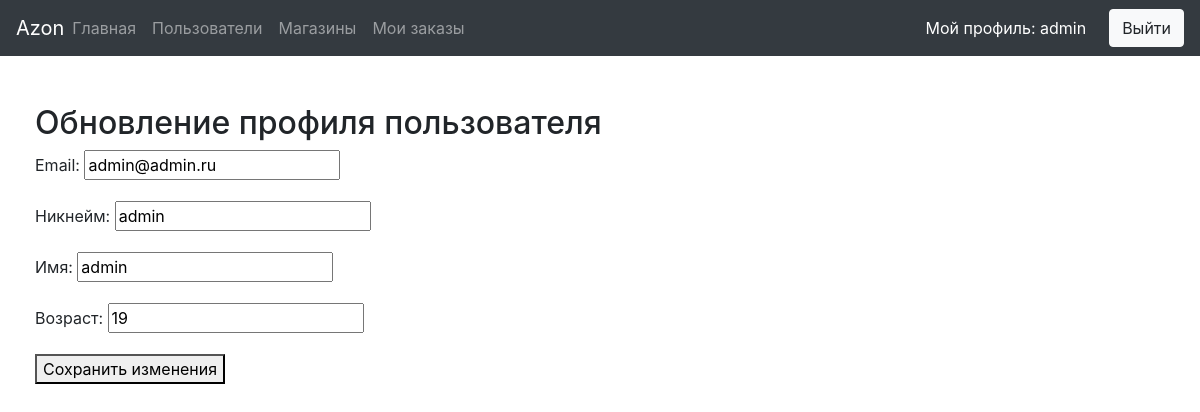
/users/admin/update/ (signed in), run on the app's committed database.
### users/models.py (models this page shows, shortened)
class User(AbstractBaseUser):
    BUYER_TYPES = [
        ('Начинающий', 'Начинающий'),
        ('Опытный покупатель', 'Опытный покупатель')
    ]
    name = models.CharField(max_length=100, blank=False, verbose_name='Имя', null=True)
    username = models.CharField(max_length=256, unique=True, verbose_name='Никнейм')
    email = models.EmailField(max_length=512, unique=True)
    age = models.PositiveIntegerField(blank=False, verbose_name="Возраст")
    activity = models.CharField(
        max_length=100,
        choices=BUYER_TYPES,
        default='Начинающий'
    )
    date_joined = models.DateTimeField(verbose_name='date joined', auto_now_add=True)
    last_login = models.DateTimeField(verbose_name='last login', auto_now=True)
    is_active = models.BooleanField(default=True)
    is_staff = models.BooleanField(default=False)
    is_admin = models.BooleanField(default=False)
    is_superuser = models.BooleanField(default=False)
    objects = MyUserManager()
    USERNAME_FIELD = 'username'
    REQUIRED_FIELDS = ['name', 'email', 'age']

### users/views.py (the view)
# urls.py: path('<str:username>/update/', user_detail_update, name='user_detail_update_url'),
def user_detail_update(request, username):
    context = {}
    try:
        user = User.objects.get(username__iexact=username)
    except User.DoesNotExist:
        return render(request, 'errors/error.html')
    if user.username == request.user.username or request.user.is_superuser:
        if request.POST:
            form = UserUpdateForm(request.POST, instance=user)
            if form.is_valid():
                form.save()
                return redirect('user_detail_update_url', form.clean_username())
        else:
            form = UserUpdateForm(
                initial={
                    "email": user.email,
                    "username": user.username,
                    "name": user.name,
                    "age": user.age
                }
            )
        context['user_updating_form'] = form
        return render(request, 'users/user_update_page.html', context)
    else:
        return render(request, 'errors/permission_error.html')

### users/forms.py (shortened to what this page needs)
class UserUpdateForm(forms.ModelForm):
    class Meta:
        model = User
        fields = ('email', 'username', 'name', 'age')

### users/templates/users/user_update_page.html (shortened to what this page needs)
{% extends 'ecommerce/base.html' %}
{% block content %}
    <h2>Обновление профиля пользователя</h2>
    <form method="POST">{% csrf_token %}
        {% for field in user_updating_form %}
            <p>
                {{ field.label_tag }}
                {{ field }}
            </p>
        {% endfor %}
        <button type="submit">Сохранить изменения</button>
    </form>
{% endblock %}

### templates/ecommerce/base.html (shortened to what this page needs)
<!DOCTYPE html>
<html lang="en">
<head>
    <link rel="stylesheet" href="https://stackpath.bootstrapcdn.com/bootstrap/4.4.1/css/bootstrap.min.css">
</head>
<body>
    <nav class="navbar  navbar-expand-lg navbar-dark bg-dark ">
        <p class="navbar-brand" style="margin: 0px; padding: 0px;">Azon</p>
        <div class="collapse navbar-collapse" id="navbarNav">
            <ul class="navbar-nav  col-12 lg-3">
                <li class="nav-item {{ clicked_main }}">
                    <a class="nav-link " href="{% url 'main_page_url' %}">Главная<span class="sr-only">(current)</span></a>
                </li>
                <li class="nav-item {{ clicked_users }}">
                    <a class="nav-link" href="{% url 'users_list_url' %}">Пользователи</a>
                </li>
                <li class="nav-item {{ clicked_shops }}">
                    <a class="nav-link" href="{% url 'shops_list_url' %}">Магазины</a>
                </li>
                <li class="nav-item {{ clicked_orders }}">
                    <a class="nav-link" href="{% url 'orders_list_url' %}">Мои заказы</a>
                </li>
            </ul>
        </div>
        <div class="form-inline my-2 my-lg-0">
        {% if request.user.is_authenticated %}
            <a class="btn btn-dart mr-50" style="margin-right: 10px; color: white" href="{% url 'user_detail_url' username=request.user.username %}">Мой профиль: {{ request.user.username }}</a>
            <a class="btn btn-light ml-50" href="{% url 'logout_url' %}">Выйти</a>
        {% else %}
            <a class="btn btn-dart mr-50" style="margin-right: 10px; color: white;" href="{% url 'login_url' %}">Войти</a>
            <a class="btn btn-light ml-50" href="{% url 'registr_url' %}">Зарегистрироваться</a>
        {% endif %}
        </div>
    </nav>
    <div class="container col-12 pt-5 pb-5" style="padding: 15px 35px; min-height: calc(100% - 58px);">
        {% block content %}
        {% endblock %}
    </div>
</body>
</html>

### data on the page
User: user.username "admin", user_updating_form "admin@admin.ru" "admin" "admin" "19"

### other printed values
{{ field.label_tag }} "Email:" "Никнейм:" "Имя:" "Возраст:"
